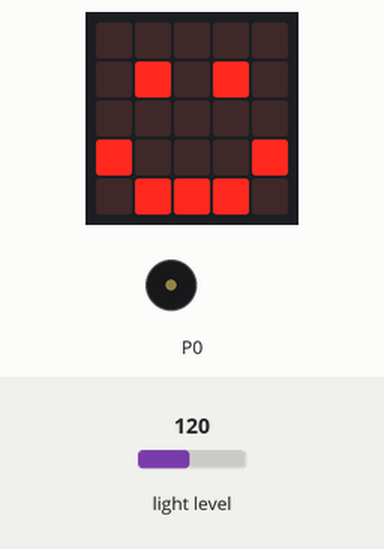
Recording of a program running on a simulated BBC micro:bit (MakeCode). Parts: the board's 5×5 LED display, buzzer (waves = sounding). Inputs (shaded band) come from the test bench; at power-on: light level 120.

Above: at 4.6 s.
4.7 s: light level set to 105
At 4.7 s:
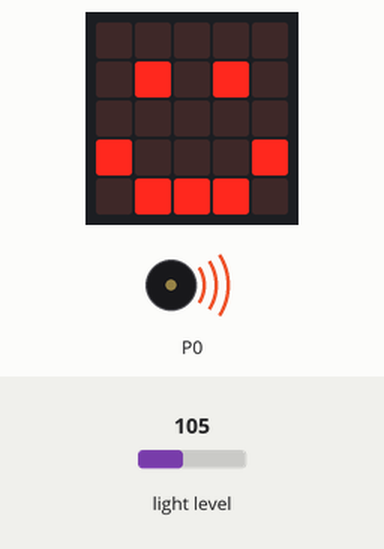
10.5 s: light level set to 98
At 15.0 s:
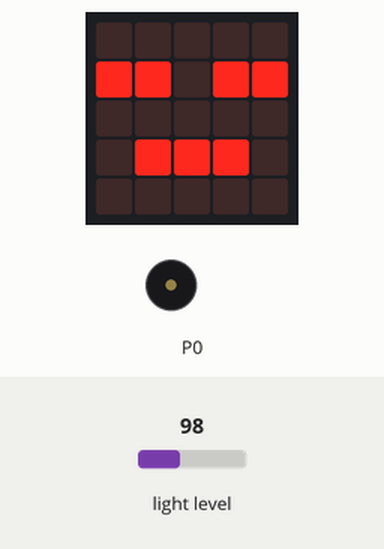
16.0 s: light level set to 128
At 16.8 s:
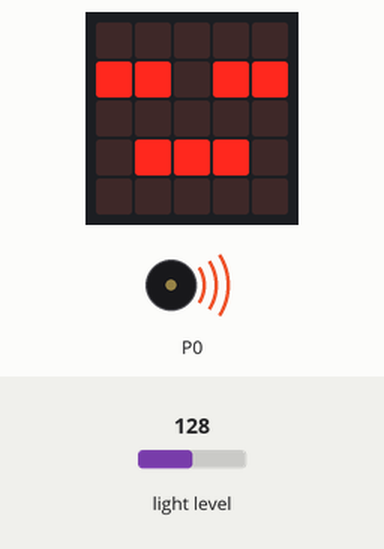
Timing chart, 0 to 27.3 s (numbered marks = the images above; inputs shaded):
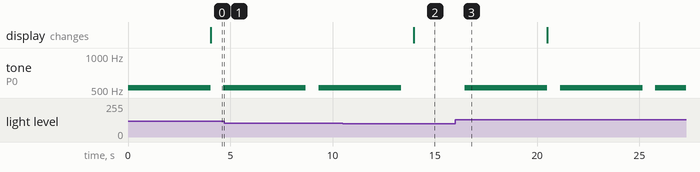

The program:

main.ts
```typescript
basic.forever(function () {
    if (input.lightLevel() > 100) {
        music.play(music.stringPlayable("C5 C5 C5 C5 C5 C5 C5 C5 ", 120), music.PlaybackMode.UntilDone)
        basic.showIcon(IconNames.Happy)
    } else {
        basic.showIcon(IconNames.Asleep)
    }
})
```

test.ts
```typescript
// aquí va el archivo "tests"; esto no se compilará cuando este paquete se utilice como una extensión.
```

Measured:
- the behaviour switches between 101 and 100 on light level (found by bisection; images 1 and 2)
- after the input at 10.5 s, tone on P0: goes on until 13.4 s, then stays silent; the display: changes after 3.5 s (image 2)
- after the input at 16.0 s, tone on P0: alternates 523 Hz for 4.0 s and silent for 0.63 s, starting after 0.46 s
